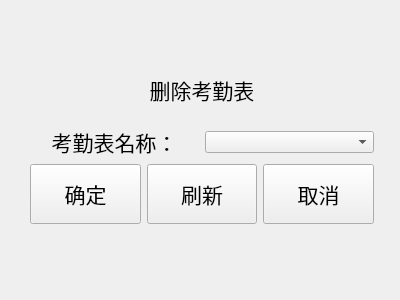
<?xml version="1.0" encoding="UTF-8"?>
<ui version="4.0">
 <class>Form_delCheckTable</class>
 <widget class="QWidget" name="Form_delCheckTable">
  <property name="geometry">
   <rect>
    <x>0</x>
    <y>0</y>
    <width>400</width>
    <height>300</height>
   </rect>
  </property>
  <property name="windowTitle">
   <string>Form</string>
  </property>
  <widget class="QWidget" name="layoutWidget">
   <property name="geometry">
    <rect>
     <x>30</x>
     <y>60</y>
     <width>344</width>
     <height>164</height>
    </rect>
   </property>
   <layout class="QVBoxLayout" name="verticalLayout_4">
    <item>
     <layout class="QVBoxLayout" name="verticalLayout_3">
      <item>
       <widget class="QLabel" name="lab_addTest_8">
        <property name="sizePolicy">
         <sizepolicy hsizetype="Preferred" vsizetype="Minimum">
          <horstretch>0</horstretch>
          <verstretch>0</verstretch>
         </sizepolicy>
        </property>
        <property name="font">
         <font>
          <pointsize>16</pointsize>
         </font>
        </property>
        <property name="layoutDirection">
         <enum>Qt::LeftToRight</enum>
        </property>
        <property name="text">
         <string>删除考勤表</string>
        </property>
        <property name="alignment">
         <set>Qt::AlignCenter</set>
        </property>
       </widget>
      </item>
      <item>
       <layout class="QHBoxLayout" name="horizontalLayout">
        <item>
         <layout class="QVBoxLayout" name="verticalLayout">
          <item>
           <widget class="QLabel" name="lab_addTest_6">
            <property name="sizePolicy">
             <sizepolicy hsizetype="Preferred" vsizetype="Minimum">
              <horstretch>0</horstretch>
              <verstretch>0</verstretch>
             </sizepolicy>
            </property>
            <property name="font">
             <font>
              <pointsize>16</pointsize>
             </font>
            </property>
            <property name="layoutDirection">
             <enum>Qt::LeftToRight</enum>
            </property>
            <property name="text">
             <string>考勤表名称：</string>
            </property>
            <property name="alignment">
             <set>Qt::AlignCenter</set>
            </property>
           </widget>
          </item>
         </layout>
        </item>
        <item>
         <layout class="QVBoxLayout" name="verticalLayout_2">
          <item>
           <widget class="QComboBox" name="comboBox_delCheckTable"/>
          </item>
         </layout>
        </item>
       </layout>
      </item>
     </layout>
    </item>
    <item>
     <layout class="QHBoxLayout" name="horizontalLayout_2">
      <item>
       <widget class="QPushButton" name="btn_confirm">
        <property name="sizePolicy">
         <sizepolicy hsizetype="Minimum" vsizetype="Minimum">
          <horstretch>0</horstretch>
          <verstretch>0</verstretch>
         </sizepolicy>
        </property>
        <property name="maximumSize">
         <size>
          <width>200</width>
          <height>60</height>
         </size>
        </property>
        <property name="font">
         <font>
          <pointsize>16</pointsize>
          <weight>50</weight>
          <bold>false</bold>
         </font>
        </property>
        <property name="layoutDirection">
         <enum>Qt::LeftToRight</enum>
        </property>
        <property name="text">
         <string>确定</string>
        </property>
       </widget>
      </item>
      <item>
       <widget class="QPushButton" name="btn_refresh">
        <property name="sizePolicy">
         <sizepolicy hsizetype="Minimum" vsizetype="Minimum">
          <horstretch>0</horstretch>
          <verstretch>0</verstretch>
         </sizepolicy>
        </property>
        <property name="maximumSize">
         <size>
          <width>200</width>
          <height>60</height>
         </size>
        </property>
        <property name="font">
         <font>
          <pointsize>16</pointsize>
          <weight>50</weight>
          <bold>false</bold>
         </font>
        </property>
        <property name="layoutDirection">
         <enum>Qt::LeftToRight</enum>
        </property>
        <property name="text">
         <string>刷新</string>
        </property>
       </widget>
      </item>
      <item>
       <widget class="QPushButton" name="btn_cancel">
        <property name="sizePolicy">
         <sizepolicy hsizetype="Minimum" vsizetype="Minimum">
          <horstretch>0</horstretch>
          <verstretch>0</verstretch>
         </sizepolicy>
        </property>
        <property name="maximumSize">
         <size>
          <width>200</width>
          <height>60</height>
         </size>
        </property>
        <property name="font">
         <font>
          <pointsize>16</pointsize>
          <weight>50</weight>
          <bold>false</bold>
         </font>
        </property>
        <property name="layoutDirection">
         <enum>Qt::LeftToRight</enum>
        </property>
        <property name="text">
         <string>取消</string>
        </property>
       </widget>
      </item>
     </layout>
    </item>
   </layout>
  </widget>
 </widget>
 <resources/>
 <connections/>
</ui>
